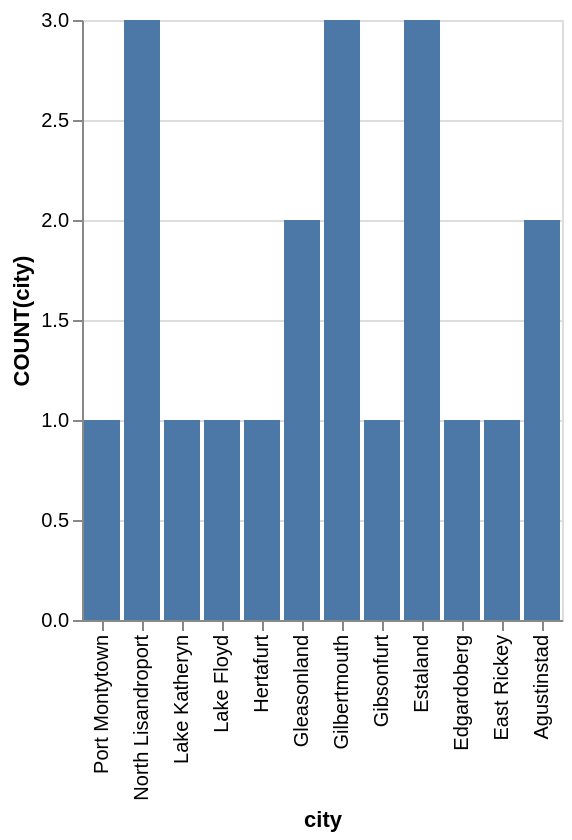

The Vega-Lite source for this figure:
### Vega-Lite specification from a JSON file in a GitHub repository (floating-point values rounded to 4 significant figures)
{"data": {"values": [{"x_data": "Port Montytown", "y_data": 1}, {"x_data": "North Lisandroport", "y_data": 3}, {"x_data": "Lake Katheryn", "y_data": 1}, {"x_data": "Lake Floyd", "y_data": 1}, {"x_data": "Hertafurt", "y_data": 1}, {"x_data": "Gleasonland", "y_data": 2}, {"x_data": "Gilbertmouth", "y_data": 3}, {"x_data": "Gibsonfurt", "y_data": 1}, {"x_data": "Estaland", "y_data": 3}, {"x_data": "Edgardoberg", "y_data": 1}, {"x_data": "East Rickey", "y_data": 1}, {"x_data": "Agustinstad", "y_data": 2}]}, "mark": "bar", "encoding": {"x": {"field": "x_data", "type": "nominal", "title": "city", "sort": "descending"}, "y": {"field": "y_data", "type": "quantitative", "title": "COUNT(city)"}}}
